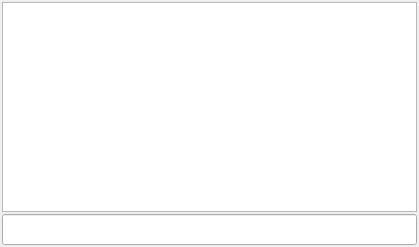
<?xml version="1.0" encoding="UTF-8"?>
<ui version="4.0">
 <class>MainWindow</class>
 <widget class="QMainWindow" name="MainWindow">
  <property name="geometry">
   <rect>
    <x>0</x>
    <y>0</y>
    <width>419</width>
    <height>247</height>
   </rect>
  </property>
  <property name="maximumSize">
   <size>
    <width>1000000</width>
    <height>1000000</height>
   </size>
  </property>
  <property name="windowTitle">
   <string>CLI</string>
  </property>
  <widget class="QWidget" name="centralWidget">
   <property name="sizePolicy">
    <sizepolicy hsizetype="Maximum" vsizetype="Maximum">
     <horstretch>0</horstretch>
     <verstretch>0</verstretch>
    </sizepolicy>
   </property>
   <property name="maximumSize">
    <size>
     <width>100000</width>
     <height>100000</height>
    </size>
   </property>
   <property name="font">
    <font>
     <family>Arial</family>
     <pointsize>9</pointsize>
    </font>
   </property>
   <property name="cursor">
    <cursorShape>UpArrowCursor</cursorShape>
   </property>
   <property name="layoutDirection">
    <enum>Qt::RightToLeft</enum>
   </property>
   <layout class="QGridLayout" name="gridLayout">
    <property name="leftMargin">
     <number>2</number>
    </property>
    <property name="topMargin">
     <number>2</number>
    </property>
    <property name="rightMargin">
     <number>2</number>
    </property>
    <property name="bottomMargin">
     <number>2</number>
    </property>
    <property name="spacing">
     <number>2</number>
    </property>
    <item row="0" column="0">
     <widget class="Output" name="output">
      <property name="minimumSize">
       <size>
        <width>200</width>
        <height>100</height>
       </size>
      </property>
      <property name="maximumSize">
       <size>
        <width>1000000</width>
        <height>1000000</height>
       </size>
      </property>
      <property name="font">
       <font>
        <family>Lucida Console</family>
        <pointsize>9</pointsize>
        <kerning>true</kerning>
       </font>
      </property>
      <property name="focusPolicy">
       <enum>Qt::NoFocus</enum>
      </property>
      <property name="layoutDirection">
       <enum>Qt::LeftToRight</enum>
      </property>
      <property name="autoFillBackground">
       <bool>true</bool>
      </property>
      <property name="lineWidth">
       <number>0</number>
      </property>
      <property name="lineWrapMode">
       <enum>QTextEdit::NoWrap</enum>
      </property>
      <property name="html">
       <string>&lt;!DOCTYPE HTML PUBLIC &quot;-//W3C//DTD HTML 4.0//EN&quot; &quot;http://www.w3.org/TR/REC-html40/strict.dtd&quot;&gt;
&lt;html&gt;&lt;head&gt;&lt;meta name=&quot;qrichtext&quot; content=&quot;1&quot; /&gt;&lt;style type=&quot;text/css&quot;&gt;
p, li { white-space: pre-wrap; }
&lt;/style&gt;&lt;/head&gt;&lt;body style=&quot; font-family:'Lucida Console'; font-size:9pt; font-weight:400; font-style:normal;&quot;&gt;
&lt;p style=&quot;-qt-paragraph-type:empty; margin-top:0px; margin-bottom:0px; margin-left:0px; margin-right:0px; -qt-block-indent:0; text-indent:0px;&quot;&gt;&lt;br /&gt;&lt;/p&gt;&lt;/body&gt;&lt;/html&gt;</string>
      </property>
      <property name="overwriteMode">
       <bool>true</bool>
      </property>
      <property name="acceptRichText">
       <bool>true</bool>
      </property>
      <property name="cursorWidth">
       <number>0</number>
      </property>
      <property name="textInteractionFlags">
       <set>Qt::TextSelectableByKeyboard|Qt::TextSelectableByMouse</set>
      </property>
     </widget>
    </item>
    <item row="1" column="0">
     <widget class="Input" name="input">
      <property name="enabled">
       <bool>true</bool>
      </property>
      <property name="sizePolicy">
       <sizepolicy hsizetype="Maximum" vsizetype="Fixed">
        <horstretch>0</horstretch>
        <verstretch>0</verstretch>
       </sizepolicy>
      </property>
      <property name="minimumSize">
       <size>
        <width>400</width>
        <height>31</height>
       </size>
      </property>
      <property name="maximumSize">
       <size>
        <width>100000</width>
        <height>31</height>
       </size>
      </property>
      <property name="font">
       <font>
        <family>Lucida Console</family>
        <pointsize>9</pointsize>
       </font>
      </property>
      <property name="cursor">
       <cursorShape>ArrowCursor</cursorShape>
      </property>
     </widget>
    </item>
   </layout>
  </widget>
 </widget>
 <layoutdefault spacing="6" margin="11"/>
 <customwidgets>
  <customwidget>
   <class>Output</class>
   <extends>QTextEdit</extends>
   <header>output.h</header>
  </customwidget>
  <customwidget>
   <class>Input</class>
   <extends>QLineEdit</extends>
   <header>input.h</header>
  </customwidget>
 </customwidgets>
 <resources/>
 <connections/>
</ui>
